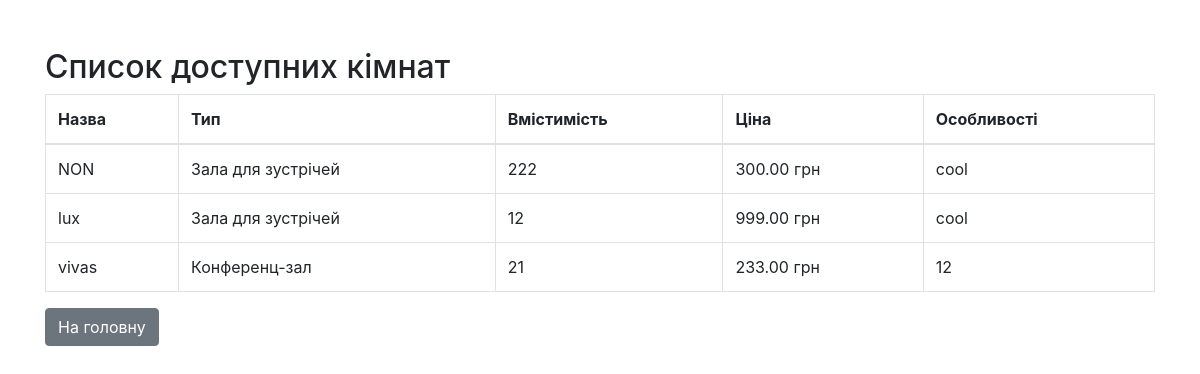
Screenshot of /reservations/rooms/ with the database file from the repository.
### reservations/models.py (models this page shows, shortened)
class Room(models.Model):
    name = models.CharField(max_length=100)
    room_type = models.CharField(max_length=50, choices=ROOM_TYPES, default='meeting')  # Додаємо тип кімнати
    capacity = models.IntegerField()
    price = models.DecimalField(max_digits=10, decimal_places=2)
    features = models.TextField(blank=True, null=True)
    is_active = models.BooleanField(default=True)

### reservations/views.py (the view)
# urls.py: path('rooms/', room_list_view, name='room_list_view'),
def room_list_view(request):
    rooms = Room.objects.filter(is_active=True)
    return render(request, 'reservations/room_list.html', {'rooms': rooms})

### reservations/templates/reservations/room_list.html (shortened to what this page needs)
<!DOCTYPE html>
<html lang="uk">
<head>
    <link rel="stylesheet" href="https://stackpath.bootstrapcdn.com/bootstrap/4.5.2/css/bootstrap.min.css">
</head>
<body>
<div class="container mt-5">
    <h2>Список доступних кімнат</h2>
    <table class="table table-bordered">
        <thead>
        <tr>
            <th>Назва</th>
            <th>Тип</th>
            <th>Вмістимість</th>
            <th>Ціна</th>
            <th>Особливості</th>
        </tr>
        </thead>
        <tbody>
        {% for room in rooms %}
            <tr>
                <td>{{ room.name }}</td>
                <td>{{ room.get_room_type_display }}</td>
                <td>{{ room.capacity }}</td>
                <td>{{ room.price }} грн</td>
                <td>{{ room.features }}</td>
            </tr>
        {% empty %}
            <tr>
                <td colspan="5" class="text-center">Немає доступних кімнат</td>
            </tr>
        {% endfor %}
        </tbody>
    </table>
    <a href="{% url 'home' %}" class="btn btn-secondary">На головну</a>
</div>
</body>
</html>

### rows the page displays
Room: name "NON", room_type "Зала для зустрічей", capacity "222", price "300.00", features "cool"
Room: name "lux", room_type "Зала для зустрічей", capacity "12", price "999.00", features "cool"
Room: name "vivas", room_type "Конференц-зал", capacity "21", price "233.00", features "12"
